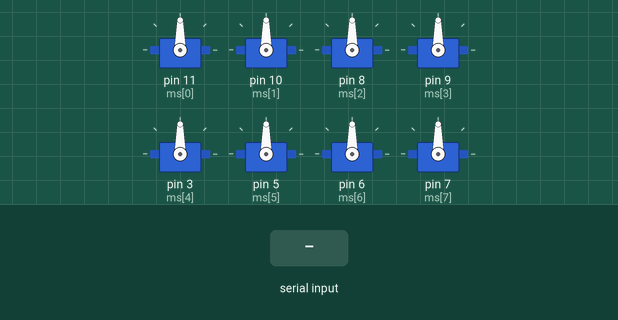
The sketch below on a simulated Arduino Uno, built with avr-gcc and run on an emulated ATmega328P. On the bench: 8 × servo. The test bench sets the inputs (shaded band). What the sketch prints to the serial monitor is not drawn.

Above: at 1.2 s.
1.3 s: "+" received over Serial
Timing chart, 0 to 4.3 s (numbered marks = the images above; inputs shaded):
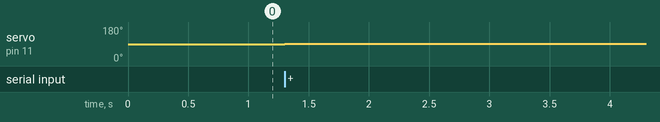

The sketch:

motory.ino
```cpp
#include <Servo.h>

Servo motors[8];
int ms[] = {11,10,8,9,3,5,6,7};
char *mnames[] = {"LZ2", "LZ1", "LP2", "LP1", "PZ2", "PZ1", "PP2", "PP1"};
int mi;
int a[8];

void setup() {
  mi = 0;
  for (int i = 0; i < 8; i++)
  {
    motors[i].attach(ms[i]);
    a[i] = 90;
  }
  Serial.begin(9600);
}

void loop() {
  if (Serial.available())
  {
    char c = Serial.read();
    if (c == '+') a[mi]++;
    if (c == '-') a[mi]--;
    if (c == ' ') mi = (mi + 1) % 8;
    Serial.print(mnames[mi]);
    Serial.print(": ");
    Serial.println(a[mi]);
    motors[mi].write(a[mi]);
  }
}
```

Measured:
- after the input at 1.3 s, servo on pin 11 (ms[0]): 90° → 91° at once
